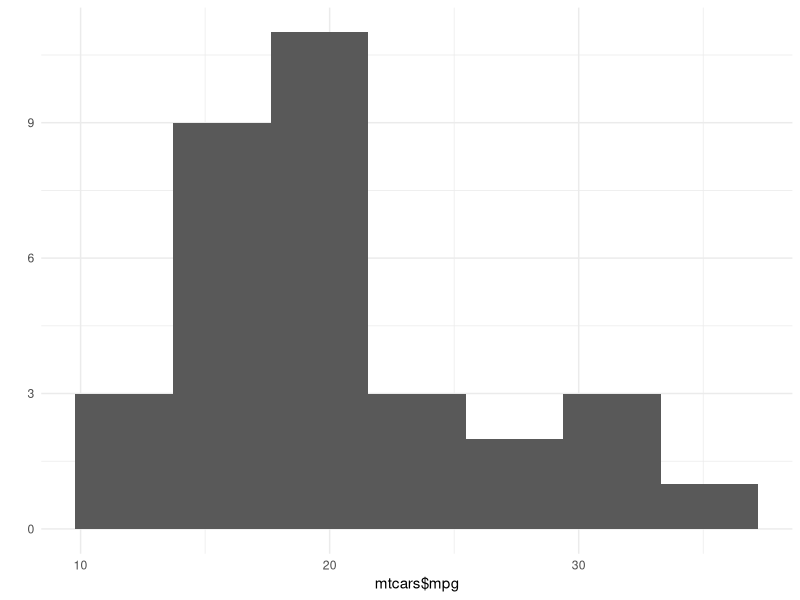
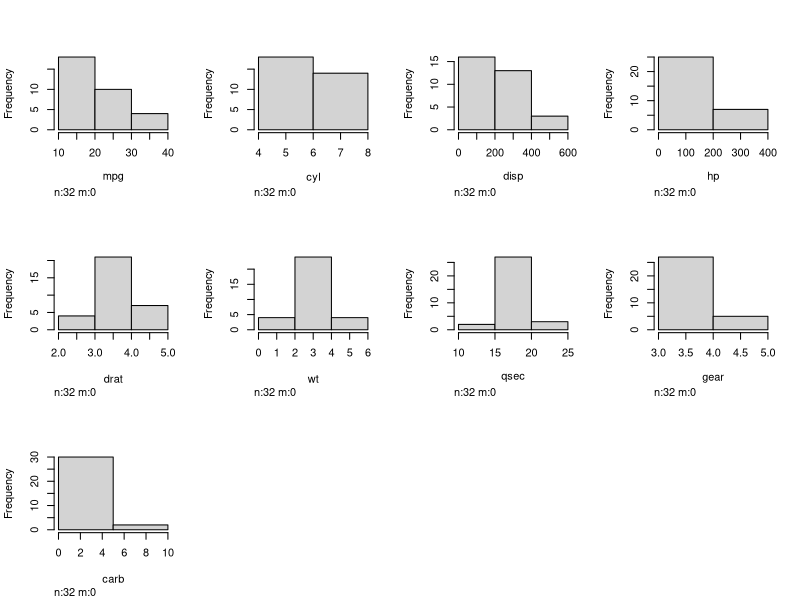

Write the R code that produced these figures, in order.
## ---- chunk 1
knitr::opts_chunk$set(echo = TRUE, collapse=TRUE, cache=TRUE)
library(tidyverse)
theme_set(theme_minimal())
## ---- chunk 2
library(ggplot2)
## ---- chunk 3
qplot(mtcars$mpg, bins=7)
## ---- chunk 4
Hmisc::hist.data.frame(mtcars)
